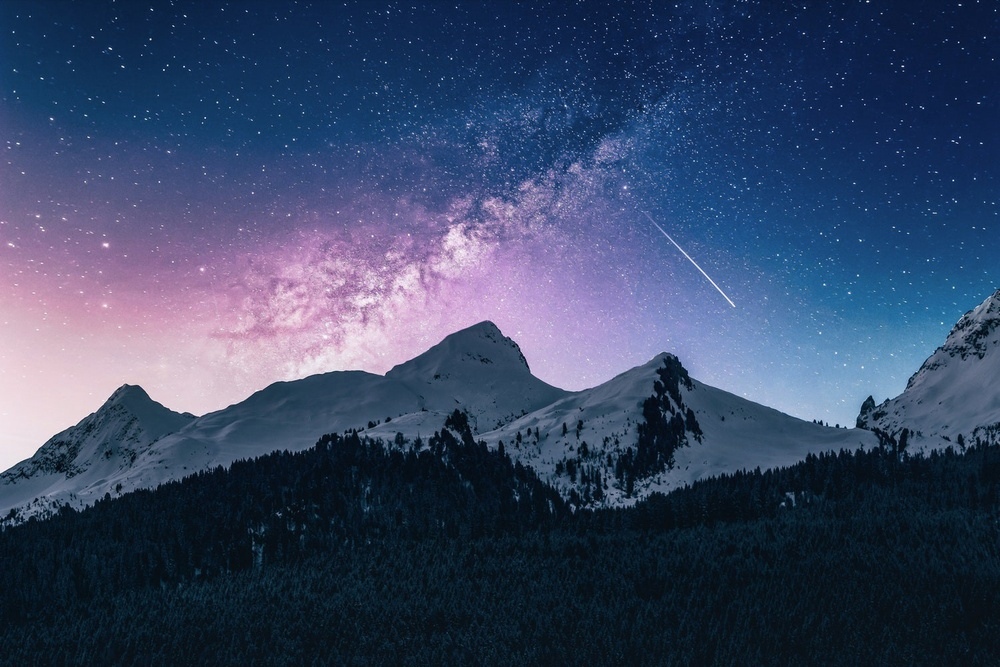
#> input picture img.jpeg, 1000 x 667 px, shrunk from 1500 x 1001 before the run
$ python app.py
#> lines starting #> are read from the running program, lines starting #| are printed output that depends on the picture
# Importing OpenCV
import cv2

# Reading Image
img = cv2.imread('img.jpeg')
#> img is the input picture: shape (667, 1000, 3); mean B, G, R 101.2, 70.7, 56.5

# Image Processing
grayed = cv2.cvtColor(img, cv2.COLOR_BGR2GRAY)
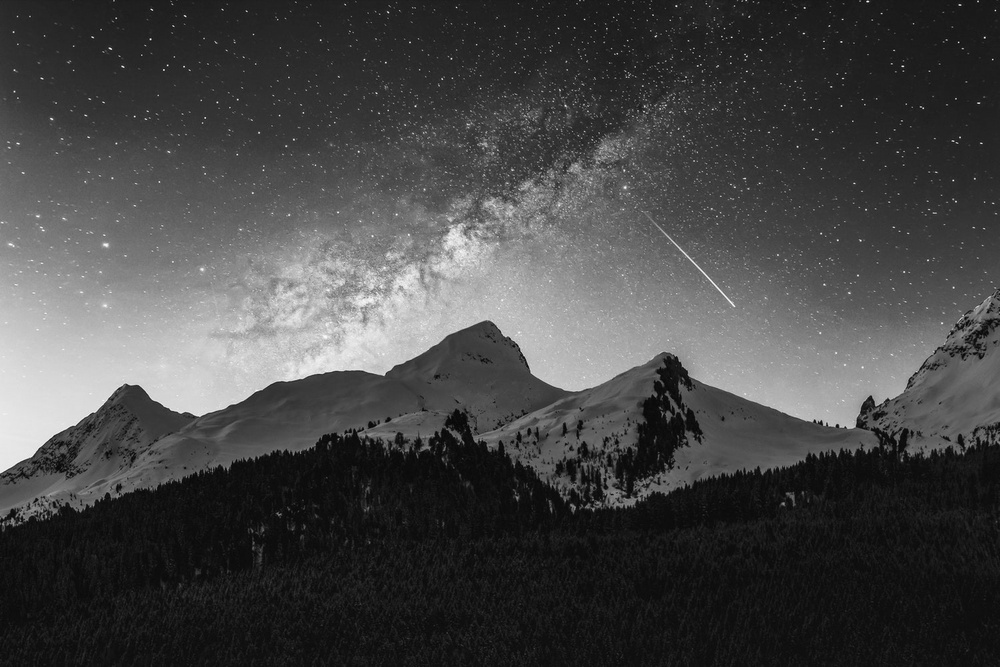
#> grayed: shape (667, 1000); min 5, max 253, mean 69.9
inverted = cv2.bitwise_not(grayed)
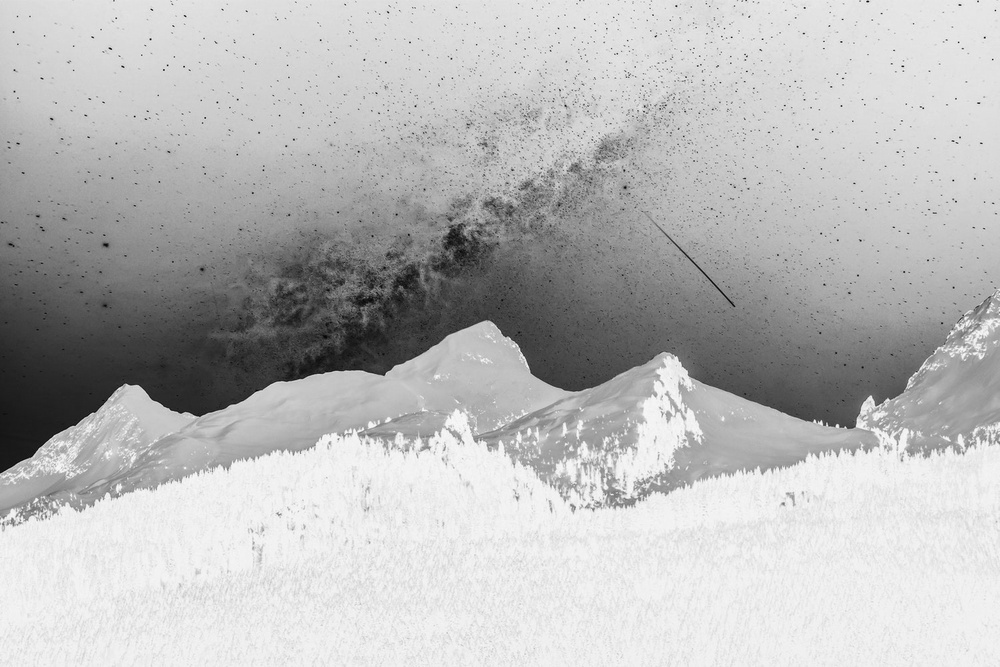
#> inverted: shape (667, 1000); min 2, max 250, mean 185.1
blurred = cv2.GaussianBlur(inverted, (21, 21), 0)

def blend(x, y):
    return cv2.divide(x, 255 - y, scale = 255)
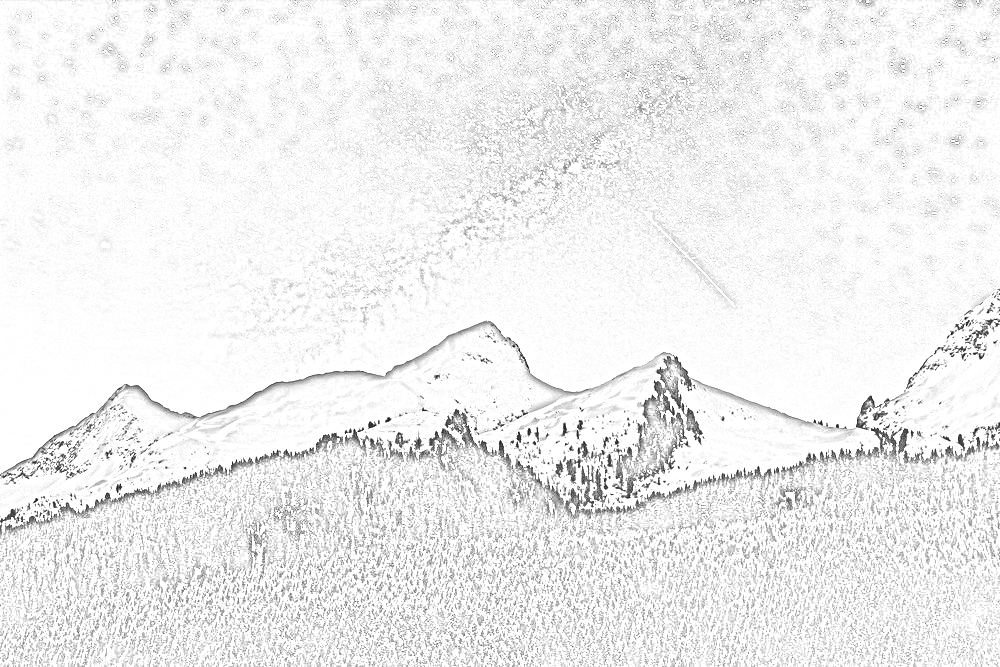
#> returned value: shape (667, 1000); min 14, max 255, mean 239.2

final_result = blend(grayed, blurred)

# [6 lines of commented-out code are left out]

cv2.waitKey(0)

#Saving the Image
cv2.imwrite('img_sketch.jpg', final_result)
